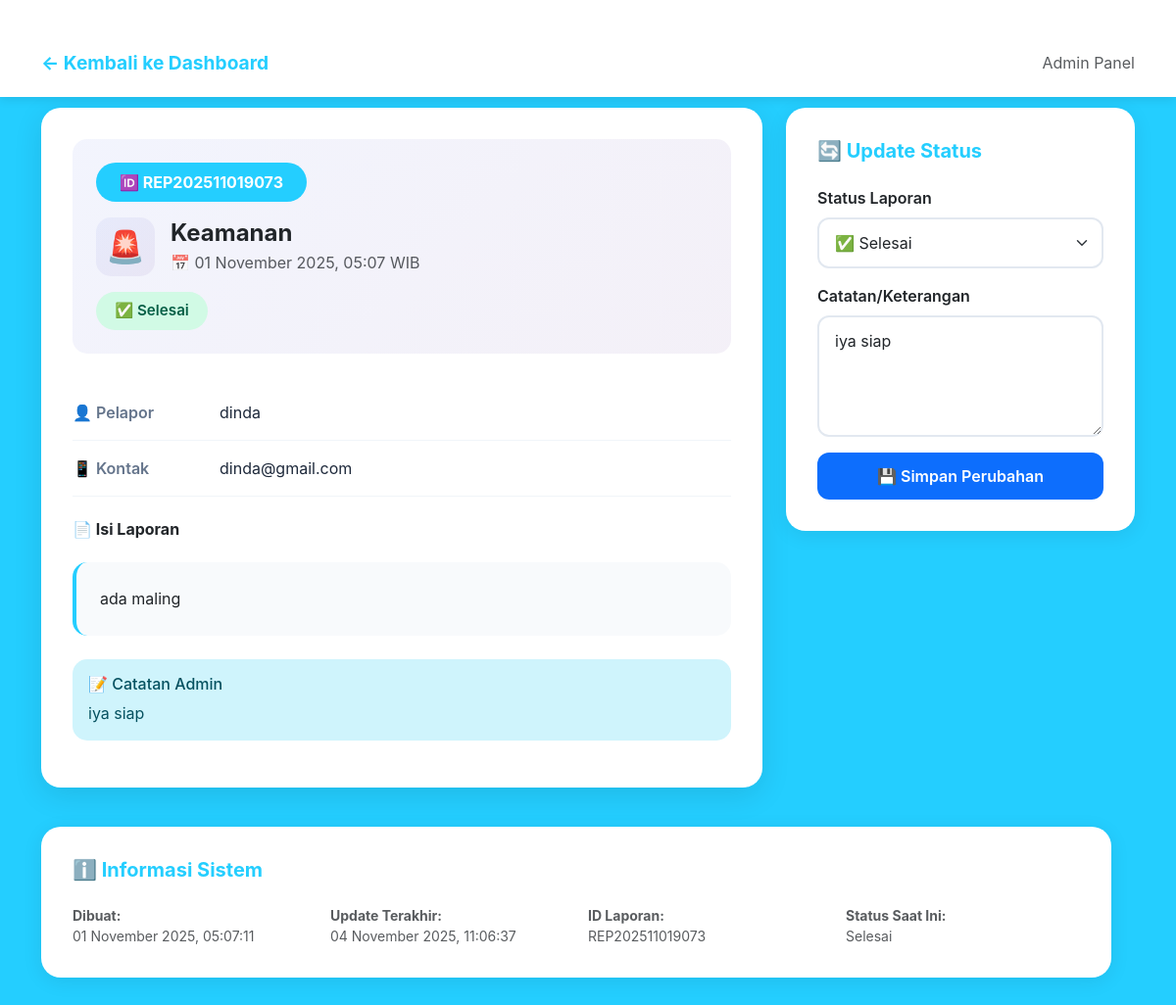
The page /view.php?report_id=REP202511019073 (signed in) on the database its author committed.
### tables this page shows
CREATE TABLE `reports` (
  `id` int(11) NOT NULL,
  `report_id` varchar(50) NOT NULL,
  `nama` varchar(100) DEFAULT NULL,
  `kontak` varchar(100) DEFAULT NULL,
  `kategori` varchar(50) DEFAULT NULL,
  `isi` text NOT NULL,
  `foto` varchar(255) DEFAULT NULL,
  `status` enum('menunggu','diproses','selesai','ditolak') DEFAULT 'menunggu',
  `note_admin` text DEFAULT NULL,
  `tanggal` timestamp NOT NULL DEFAULT current_timestamp(),
  `updated_at` timestamp NULL DEFAULT NULL ON UPDATE current_timestamp(),
  `is_anonim` tinyint(1) DEFAULT 0,
  `user_id` int(11) DEFAULT NULL
);

### util.php (called while the page is built, shortened)
<?php
function esc($s) { return htmlspecialchars($s ?? '', ENT_QUOTES | ENT_SUBSTITUTE, 'UTF-8'); }
?>

### view.php (the view, shortened to what this page needs)
<?php
require_once __DIR__ . '/../config/koneksi.php';
require_once __DIR__ . '/../helpers/util.php';
$report_id = $_GET['report_id'] ?? '';
$stmt = $conn->prepare('SELECT * FROM reports WHERE report_id = ? LIMIT 1');
$stmt->bind_param('s',$report_id);
$stmt->execute();
$res=$stmt->get_result();
$row = $res->fetch_assoc();
?>
<!DOCTYPE html>
<html lang="id">
<head>
  <link href="https://cdn.jsdelivr.net/npm/bootstrap@5.3.2/dist/css/bootstrap.min.css" rel="stylesheet">
  <link href="admin_styles.css" rel="stylesheet">
</head>
<body>
<nav class="admin-navbar">
  <div class="container">
    <div class="d-flex justify-content-between align-items-center">
      <div>
        <a href="dashboard.php" class="text-decoration-none" style="color: var(--primary); font-weight: 700; font-size: 1.2rem;">
          ← Kembali ke Dashboard
        </a>
      </div>
      <div>
        <span class="text-muted">Admin Panel</span>
      </div>
    </div>
  </div>
</nav>
<div class="container pb-5">
  <div class="row">
    <div class="col-lg-8">
      <div class="main-card">
        <div class="report-header">
          <div class="report-id-badge">
            🆔 <?php echo esc($row['report_id']); ?>
          </div>
          <div class="d-flex align-items-center mb-3">
            <div class="category-icon">
              <?php
                $icons = [
                  'Infrastruktur' => '🏗️',
                  'Kesehatan' => '🏥',
                  'Keamanan' => '🚨',
                  'Pendidikan' => '📚',
                  'Lingkungan' => '🌳',
                  'Lainnya' => '📌'
                ];
                echo $icons[$row['kategori']] ?? '📋';
              ?>
            </div>
            <div>
              <h4 class="mb-1 fw-bold"><?php echo esc($row['kategori'] ?: 'Tidak Berkategori'); ?></h4>
              <p class="text-muted mb-0">
                📅 <?php echo date('d F Y, H:i', strtotime($row['tanggal'] ?? $row['created_at'])); ?> WIB
              </p>
            </div>
          </div>
          <div>
            <span class="status-badge status-<?php echo str_replace(' ', '', esc($row['status'])); ?>">
              <?php
                $status_icons = [
                  'menunggu' => '⏳',
                  'diproses' => '🔄',
                  'selesai' => '✅',
                  'ditolak' => '❌'
                ];
                $status_labels = [
                  'menunggu' => 'Menunggu',
                  'diproses' => 'Diproses',
                  'selesai' => 'Selesai',
                  'ditolak' => 'Ditolak'
                ];
                echo ($status_icons[$row['status']] ?? '') . ' ' . ($status_labels[$row['status']] ?? $row['status']);
              ?>
            </span>
          </div>
        </div>
        <div class="info-row">
          <div class="info-label">👤 Pelapor</div>
          <div class="info-value"><?php echo esc($row['nama'] ?: 'Anonim'); ?></div>
        </div>
        <div class="info-row">
          <div class="info-label">📱 Kontak</div>
          <div class="info-value"><?php echo esc($row['kontak'] ?: '-'); ?></div>
        </div>
        <h6 class="mt-4 mb-3 fw-bold">📄 Isi Laporan</h6>
        <div class="report-content">
          <?php echo nl2br(esc($row['isi'])); ?>
        </div>
        <?php if(isset($row['note_admin']) && $row['note_admin']): ?>
          <div class="alert alert-info mt-4" style="border-radius: 15px; border: none;">
            <h6 class="alert-heading">📝 Catatan Admin</h6>
            <p class="mb-0"><?php echo nl2br(esc($row['note_admin'])); ?></p>
          </div>
        <?php endif; ?>
      </div>
    </div>
    <div class="col-lg-4">
      <div class="form-card">
        <h5>🔄 Update Status</h5>
        <form method="POST" action="update_status.php">
          <div class="mb-3">
            <label class="form-label fw-semibold">Status Laporan</label>
            <select name="status" class="form-select" required>
              <option value="selesai" <?php if($row['status']=='selesai') echo 'selected'; ?>>
                ✅ Selesai
              </option>
            </select>
          </div>
          <div class="mb-3">
            <label class="form-label fw-semibold">Catatan/Keterangan</label>
            <textarea name="note" class="form-control" rows="4"
                      placeholder="Tambahkan catatan untuk pelapor..."><?php echo esc($row['note_admin'] ?? ''); ?></textarea>
          </div>
          <button type="submit" class="btn btn-primary btn-action w-100">
            💾 Simpan Perubahan
          </button>
        </form>
      </div>
  </div>
  <div class="row mt-3">
    <div class="col-12">
      <div class="form-card">
        <h5>ℹ️ Informasi Sistem</h5>
        <div class="row">
          <div class="col-md-3">
            <div class="small text-muted">
              <p class="mb-0">
                <strong>Dibuat:</strong><br>
                <?php echo date('d F Y, H:i:s', strtotime($row['tanggal'] ?? $row['created_at'])); ?>
              </p>
            </div>
          </div>
          <div class="col-md-3">
            <div class="small text-muted">
              <p class="mb-0">
                <strong>Update Terakhir:</strong><br>
                <?php echo isset($row['updated_at']) ? date('d F Y, H:i:s', strtotime($row['updated_at'])) : '-'; ?>
              </p>
            </div>
          </div>
          <div class="col-md-3">
            <div class="small text-muted">
              <p class="mb-0">
                <strong>ID Laporan:</strong><br>
                <?php echo esc($row['report_id']); ?>
              </p>
            </div>
          </div>
          <div class="col-md-3">
            <div class="small text-muted">
              <p class="mb-0">
                <strong>Status Saat Ini:</strong><br>
                <?php
                  $status_display = [
                    'menunggu' => 'Menunggu',
                    'diproses' => 'Diproses',
                    'selesai' => 'Selesai',
                    'ditolak' => 'Ditolak'
                  ];
                  echo $status_display[$row['status']] ?? $row['status'];
                ?>
              </p>
            </div>
          </div>
        </div>
      </div>
    </div>
  </div>
</div>
</body>
</html>

### admin_styles.css (style rules this page uses)
:root { --primary: #24ceff; --secondary: #24ceff; --success: #10b981; --warning: #f59e0b; --danger: #ef4444; --info: #3b82f6; }
body { background: linear-gradient(135deg, var(--primary), var(--secondary)); min-height: 100vh; font-family: -apple-system, BlinkMacSystemFont, "Segoe UI", Roboto, sans-serif; }
.admin-navbar { background: rgba(255, 255, 255, 0.95); backdrop-filter: blur(10px); box-shadow: 0 4px 20px rgba(0, 0, 0, 0.1); padding: 1rem 0; margin-bottom: 2rem; }
.status-badge { padding: 0.4rem 1rem; border-radius: 20px; font-weight: 600; font-size: 0.85rem; display: inline-block; }
.status-selesai { background: #d1fae5; color: #065f46; }
.btn-action { border-radius: 10px; padding: 0.5rem 1.2rem; font-weight: 600; transition: all 0.3s ease; border: 2px solid; }
.main-card { background: white; border-radius: 20px; padding: 2rem; box-shadow: 0 8px 30px rgba(0, 0, 0, 0.1); margin-bottom: 1.5rem; }
.report-header { padding: 1.5rem; background: linear-gradient(135deg, #667eea15, #764ba215); border-radius: 15px; margin-bottom: 2rem; }
.report-id-badge { background: linear-gradient(135deg, var(--primary), var(--secondary)); color: white; padding: 0.5rem 1.5rem; border-radius: 20px; font-weight: 700; display: inline-block; margin-bottom: 1rem; }
.status-badge { padding: 0.5rem 1.2rem; border-radius: 20px; font-weight: 600; font-size: 0.95rem; display: inline-block; }
.info-row { display: flex; padding: 1rem 0; border-bottom: 1px solid #f1f5f9; }
.info-label { font-weight: 600; color: #64748b; width: 150px; flex-shrink: 0; }
.info-value { flex: 1; color: #1e293b; }
.report-content { background: #f8fafc; padding: 1.5rem; border-radius: 15px; border-left: 4px solid var(--primary); margin: 1.5rem 0; line-height: 1.7; }
.form-card { background: white; border-radius: 20px; padding: 2rem; box-shadow: 0 4px 20px rgba(0, 0, 0, 0.08); margin-bottom: 1.5rem; }
.form-card h5 { display: flex; align-items: center; gap: 0.5rem; margin-bottom: 1.5rem; color: var(--primary); font-weight: 700; }
.form-control, .form-select { border: 2px solid #e2e8f0; border-radius: 12px; padding: 0.75rem 1rem; transition: all 0.3s ease; }
.btn-action { border-radius: 12px; padding: 0.75rem 1.5rem; font-weight: 600; transition: all 0.3s ease; border: none; }
.category-icon { width: 60px; height: 60px; border-radius: 15px; display: flex; align-items: center; justify-content: center; font-size: 2rem; background: linear-gradient(135deg, #667eea15, #764ba215); margin-right: 1rem; }
.admin-navbar { position: fixed; top: 0; left: 0; right: 0; z-index: 1000; }

### view.php (style rules this page uses)
body { padding-top: 80px; }
.admin-navbar { position: fixed; top: 0; left: 0; right: 0; z-index: 1000; background: white; box-shadow: 0 2px 10px rgba(0,0,0,0.1); padding: 20px 0; }
.container { margin-top: 30px; }

### rows shown on the page
reports: report "REP202511019073", kategori "🚨", kategori "Keamanan", tanggal "01 November 2025, 05:07", status "✅", status "Selesai", nama "dinda", kontak "dinda@gmail.com", isi "ada maling", note_admin "iya siap", status "✅ Selesai", note "iya siap", tanggal "01 November 2025, 05:07:11", updated_at "04 November 2025, 11:06:37"
